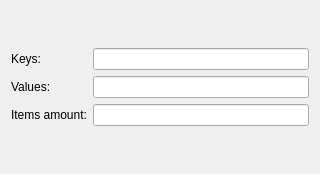
<?xml version="1.0" encoding="UTF-8"?>
<ui version="4.0">
 <class>PropertiesDialog</class>
 <widget class="QDialog" name="PropertiesDialog">
  <property name="geometry">
   <rect>
    <x>0</x>
    <y>0</y>
    <width>320</width>
    <height>174</height>
   </rect>
  </property>
  <property name="windowTitle">
   <string>Dialog</string>
  </property>
  <layout class="QGridLayout" name="gridLayout_2">
   <item row="0" column="0">
    <layout class="QGridLayout" name="gridLayout">
     <item row="0" column="0">
      <widget class="QLabel" name="label">
       <property name="text">
        <string>Keys:</string>
       </property>
      </widget>
     </item>
     <item row="0" column="1">
      <widget class="QLineEdit" name="keysLineEdit"/>
     </item>
     <item row="1" column="0">
      <widget class="QLabel" name="label_2">
       <property name="text">
        <string>Values:</string>
       </property>
      </widget>
     </item>
     <item row="1" column="1">
      <widget class="QLineEdit" name="valuesLineEdit"/>
     </item>
     <item row="2" column="0">
      <widget class="QLabel" name="label_3">
       <property name="text">
        <string>Items amount:</string>
       </property>
      </widget>
     </item>
     <item row="2" column="1">
      <widget class="QLineEdit" name="amountLineEdit"/>
     </item>
    </layout>
   </item>
  </layout>
 </widget>
 <resources/>
 <connections/>
</ui>
